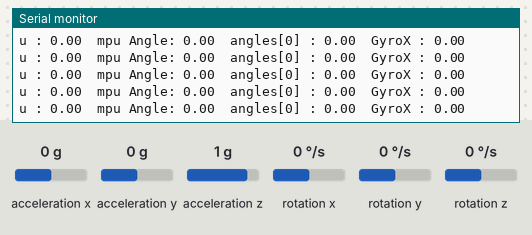
A sketch run on a simulated Arduino Uno, built with avr-gcc and run on an emulated ATmega328P. Parts: the last lines printed to the serial monitor. Wiring (inferred from the names in the program): MPU-6050 motion sensor at I2C address 0x68. Inputs (shaded band) come from the test bench; at power-on: acceleration y 0 g, acceleration x 0 g, acceleration z 1 g, rotation x 0 °/s, rotation y 0 °/s, rotation z 0 °/s.

Above: at 3.2 s.
3.3 s: acceleration y set to -1.4 g
At 3.6 s:
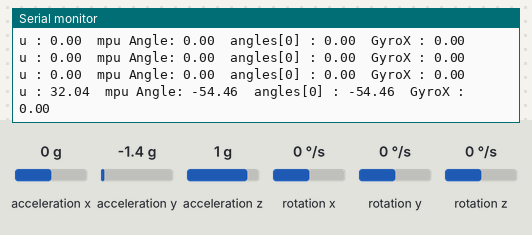
4.8 s: acceleration x set to -1.4 g
At 4.83 s:
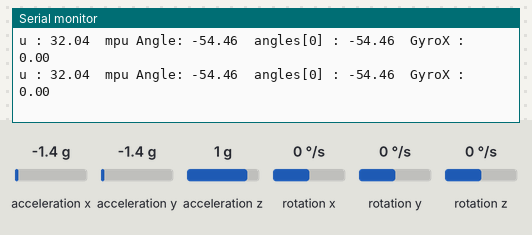
6.3 s: acceleration z set to -1.4 g
At 6.47 s:
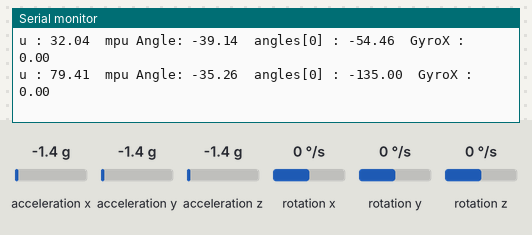
7.8 s: rotation x set to -192 °/s
At 7.91 s:
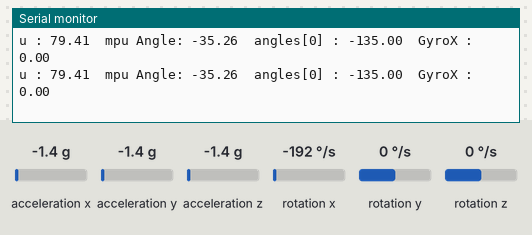
Timing chart, 0 to 10.3 s (numbered marks = the images above; inputs shaded):
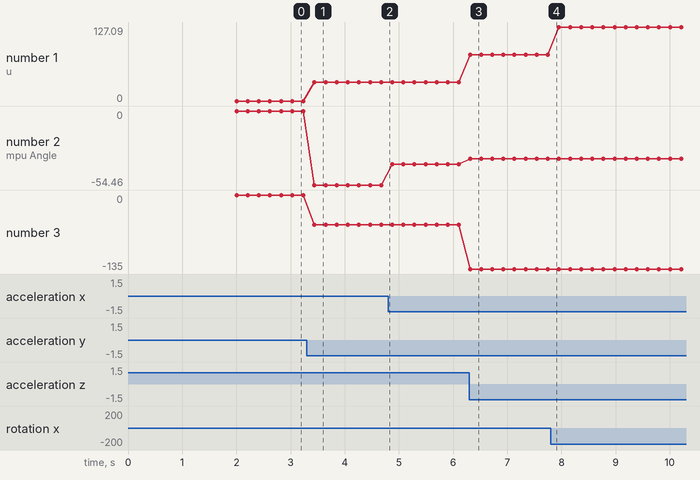

Measured:
- after the input at 3.3 s, the serial monitor: prints a new line after 0.14 s (image 1)
- after the input at 6.3 s, the serial monitor: prints a new line at once (image 3)
- plotted number 1: 0 → 32.04 after the input at 3.3 s, 32.04 → 79.41 after the input at 6.3 s, 79.41 → 127.09 after the input at 7.8 s
- plotted number 2: 0 → -54.46 after the input at 3.3 s, -54.46 → -39.14 after the input at 4.8 s, -39.14 → -35.26 after the input at 6.3 s
- plotted number 3: 0 → -54.46 after the input at 3.3 s, -54.46 → -135 after the input at 6.3 s

The sketch:

cubli.ino
```cpp
#include <Wire.h>
#include <MPU6050_light.h>

// Control values
const int TS = 200; //Milliseconds

//State feedback matrix K*(angle, w_housing, w_flying wheel)
double K_EDGE[3] = {-33.7027,-14.2271,-0.195372}; // Values from Matlab, dependent on TS

// Other constant values
MPU6050 mpu(Wire);
unsigned long timer = 0;
double angles[2];
double gyros[3];
const int MPU = 0x68;
float xa,ya,za,xg,yg,zg;
int t;

// Custom functions
template<typename T, int N>
double dot_product(T (&a1)[N], T (&a2)[N])
{
    double product = 0;
    for(int i=0;i<N;i++)
        product += a1[i] * a2[i];
    return product;
}

void getAngles(double (&angles)[2]) {
    // function to get the roll and the pitch of the MPU, applied in that order
    Wire.beginTransmission(MPU);
    Wire.write(0x3B);  //send starting register address, accelerometer high byte
    Wire.endTransmission(false); //restart for read
    Wire.requestFrom(MPU, 6, true); //get six bytes accelerometer data
    t = Wire.read();
    xa = (t << 8) | Wire.read();
    t = Wire.read();
    ya = (t << 8) | Wire.read();
    t = Wire.read();
    za = (t << 8) | Wire.read();

    angles[0] = atan2(ya , za) * 180.0 / PI; //roll
    angles[1] = atan2(-xa , sqrt(ya * ya + za * za)) * 180.0 / PI; //pitch
}

void getGyros(double (&gyros)[3]) {
    // function to get he raw gyro values from MPU
    Wire.beginTransmission(MPU);
    Wire.write(0x43);  //send starting register address, gyro high byte
    Wire.endTransmission(false); //restart for read
    Wire.requestFrom(MPU, 6, true); //get six bytes gyro data
    t = Wire.read();
    xg = (t << 8) | Wire.read();
    t = Wire.read();
    yg = (t << 8) | Wire.read();
    t = Wire.read();
    zg = (t << 8) | Wire.read();

    gyros[0] = xg;
    gyros[1] = yg;
    gyros[2] = zg;
}

void init_mpu()
{
  // Disable sleep and self test for MPU
  Wire.begin();
  Wire.beginTransmission(MPU);
  Wire.write(MPU);
  Wire.write(0b00000000);
  Wire.endTransmission();
}

void verify_status_mpu(byte &status)
{
  // Verify status of mpu and stop program if not ok
  Serial.print(F("MPU6050 status: "));
  Serial.println(status);
  while (status != 0)
  {
  } // Terminate program by staying in loop
}

void calc_offsets_mpu()
{
  // Calculate offsets of MPU and write to settings in class
  Serial.println(F("Calculating offsets, do not move MPU6050"));
  delay(1000);
  mpu.calcOffsets(); // gyro and accelero
  Serial.println("Done!\n");
}

void setup()
{
  // Begin transmitting with serial
  Serial.begin(115200);

  // Init MPU and check status
  init_mpu();

  // Configure mpu by begin, with the sensitivity
  byte status = mpu.begin(0, 0);

  // Check status mpu and stop program if not ok
  verify_status_mpu(status);

  // Calculate offsets
  calc_offsets_mpu();

  // Set filter value (high is more gyro, lower is more acce)
  mpu.setFilterGyroCoef(0.91);
}

void loop()
{
  mpu.update();
  if ((millis() - timer) > TS)
  {

    getAngles(angles); // Calculate angles manually using acceleratometer only

    // Get all sensor values from MPU6050 & Actuator
    double phi_hat = angles[0]*PI/180; //Result is in degrees -> rad
    double wh = mpu.getGyroX()*PI/180; //This is in degrees/second --> rad/second
    double ww = 0.0; //TODO

    // Define state vector
    double cubli_ss[3] = {phi_hat, wh, ww};

    // Define new value for driver
    double u = dot_product<double, 3>(K_EDGE, cubli_ss);


    Serial.print("u : ");
    Serial.print(u);
    Serial.print("\tmpu Angle: ");
    Serial.print(mpu.getAccAngleX());
    Serial.print("\tangles[0] : ");
    Serial.print(angles[0]);
    Serial.print("\tGyroX : ");
    Serial.println(gyros[0]);
    timer = millis();
  }
}
```
